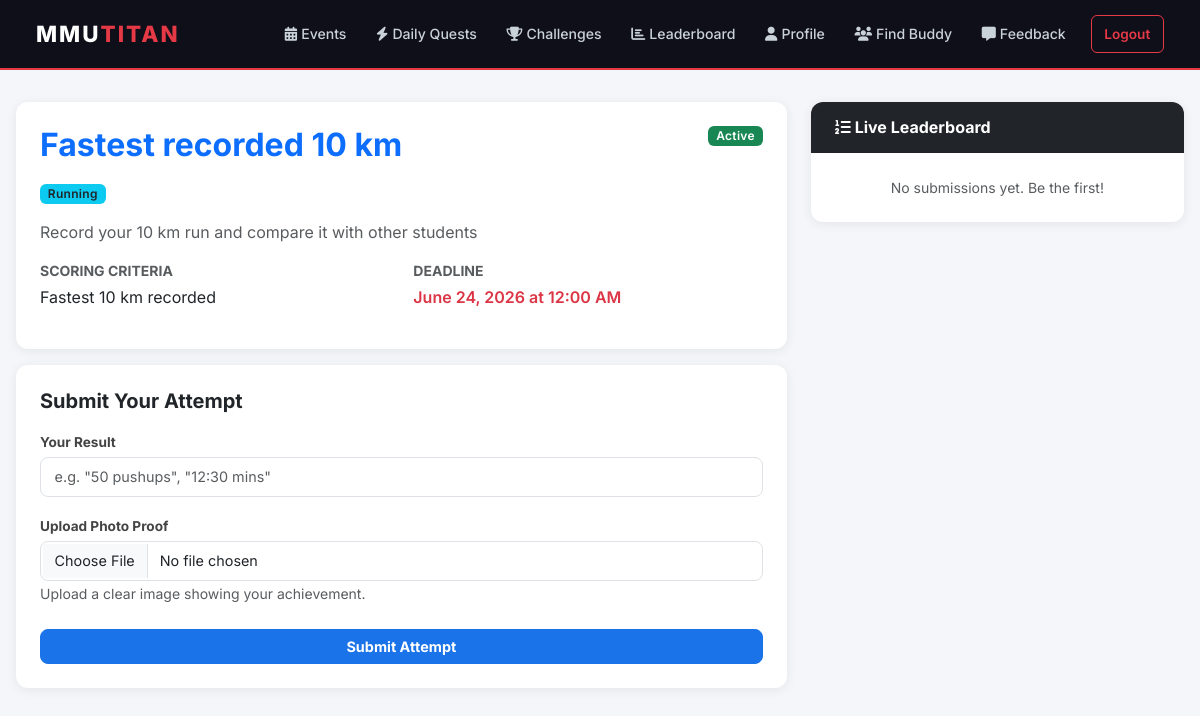
The app's page /challenges/1 (signed in) with its own data.
### mmutitan/models.py (models this page shows)
class Challenge(db.Model):
    id = db.Column(db.Integer, primary_key=True)
    title = db.Column(db.String(100), nullable=False)
    description = db.Column(db.Text, nullable=False)
    sport_category = db.Column(db.String(50), nullable=False)
    deadline = db.Column(db.DateTime, nullable=False)
    scoring_criteria = db.Column(db.String(100), nullable=False)
    is_closed = db.Column(db.Boolean, default=False)
    submissions = db.relationship('Submission', backref='challenge_ref', lazy=True, cascade="all, delete-orphan")

### mmutitan/app.py (the view, shortened to what this page needs)
    @app.route('/challenges/<int:challenge_id>', methods=['GET', 'POST'])
    @login_required
    def challenge_detail(challenge_id):
        challenge = Challenge.query.get_or_404(challenge_id)
        existing_submission = Submission.query.filter_by(
            user_id=current_user.id,
            challenge_id=challenge_id
        ).first()
        submissions = Submission.query.filter_by(challenge_id=challenge_id).all()
        return render_template('challenge_detail.html', challenge=challenge, existing_submission=existing_submission, submissions=submissions)

### mmutitan/models.py (called while the page is built)
@login_manager.user_loader
def load_user(user_id):
    return User.query.get(int(user_id))

### mmutitan/templates/challenge_detail.html (shortened to what this page needs)
{% extends "base.html" %}
{% block content %}
<div class="row g-4">
    <div class="col-md-8">
        <div class="card mb-3">
            <div class="card-body p-4">
                <div class="d-flex justify-content-between align-items-start mb-3">
                    <h2 class="fw-bold text-primary mb-0">{{ challenge.title }}</h2>
                    {% if challenge.is_closed %}
                    <span class="badge bg-danger">Closed</span>
                    {% else %}
                    <span class="badge bg-success">Active</span>
                    {% endif %}
                </div>
                <span class="badge bg-info text-dark mb-3">{{ challenge.sport_category }}</span>
                <p class="text-muted">{{ challenge.description }}</p>
                <div class="row mt-3">
                    <div class="col-sm-6">
                        <p class="small fw-bold text-uppercase text-muted mb-1">Scoring Criteria</p>
                        <p>{{ challenge.scoring_criteria }}</p>
                    </div>
                    <div class="col-sm-6">
                        <p class="small fw-bold text-uppercase text-muted mb-1">Deadline</p>
                        <p class="text-danger fw-semibold">{{ challenge.deadline.strftime('%B %d, %Y at %I:%M %p') }}</p>
                    </div>
                </div>
            </div>
        </div>
        <div class="card">
            <div class="card-body p-4">
                <h5 class="fw-bold mb-3">Submit Your Attempt</h5>
                {% if challenge.is_closed %}
                <div class="alert alert-warning">
                    <strong>Challenge Closed.</strong> No more submissions are accepted.
                </div>
                {% else %}
                <form method="POST" action="" enctype="multipart/form-data">
                    <div class="mb-3">
                        <label class="form-label fw-bold">Your Result</label>
                        <input type="text" class="form-control" name="result"
                               placeholder='e.g. "50 pushups", "12:30 mins"' required>
                    </div>
                    <div class="mb-4">
                        <label class="form-label fw-bold">Upload Photo Proof</label>
                        <input class="form-control" type="file" name="proof_file" accept="image/*" required>
                        <small class="text-muted">Upload a clear image showing your achievement.</small>
                    </div>
                    <button type="submit" class="btn btn-primary w-100 fw-bold">Submit Attempt</button>
                </form>
                {% endif %}
            </div>
        </div>
    </div>
    <div class="col-md-4">
        <div class="card sticky-top" style="top:20px;">
            <div class="card-header bg-dark text-white">
                <h6 class="mb-0 fw-bold"><i class="fa fa-list-ol me-1"></i>Live Leaderboard</h6>
            </div>
            <div class="card-body p-0">
                {% if submissions %}
                <ul class="list-group list-group-flush">
                    {% for sub in submissions %}
                    <li class="list-group-item d-flex justify-content-between align-items-center py-3">
                        <div>
                            <strong>{{ sub.user_ref.name }}</strong>
                            <br><span class="text-muted small">{{ sub.result }}</span>
                        </div>
                        {% if sub.verified %}
                        <span class="badge bg-success">Verified ✓</span>
                        {% else %}
                        <span class="badge bg-secondary">Pending</span>
                        {% endif %}
                    </li>
                    {% endfor %}
                </ul>
                {% else %}
                <p class="text-center text-muted my-4 small">No submissions yet. Be the first!</p>
                {% endif %}
            </div>
        </div>
    </div>
</div>
{% endblock %}

### mmutitan/templates/base.html (style rules this page uses)
body { font-family: 'Inter', sans-serif; background-color: #f4f6f9; color: #1a1a2e; }
.card { border: none; border-radius: 12px; box-shadow: 0 2px 12px rgba(0,0,0,0.07); }
.card-header { border-radius: 12px 12px 0 0 !important; border-bottom: none; padding: 1rem 1.5rem; }
.btn-primary { background-color: #1a73e8; border-color: #1a73e8; }
.btn { border-radius: 8px; font-weight: 500; font-size: 0.9rem; }
.form-control, .form-select { border-radius: 8px; border: 1.5px solid #dee2e6; font-size: 0.9rem; padding: 0.5rem 0.85rem; }
.form-label { font-weight: 600; font-size: 0.85rem; color: #444; margin-bottom: 0.3rem; }
.badge { font-weight: 600; letter-spacing: 0.3px; border-radius: 6px; font-size: 0.75rem; }

### records on screen
Challenge: title "Fastest recorded 10 km", sport_category "Running", description "Record your 10 km run and compare it with other students", scoring_criteria "Fastest 10 km recorded", deadline "June 24, 2026 at 12:00 AM"
